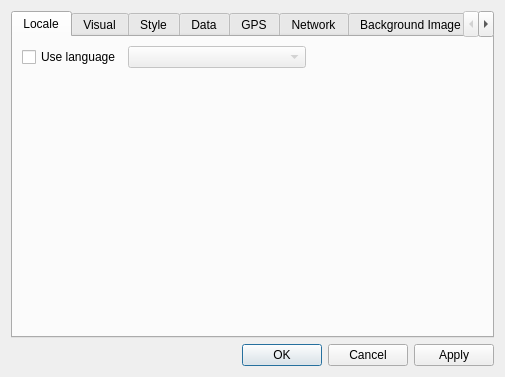
<ui version="4.0" >
 <author>Chris Browet</author>
 <class>PreferencesDialog</class>
 <widget class="QDialog" name="PreferencesDialog" >
  <property name="geometry" >
   <rect>
    <x>0</x>
    <y>0</y>
    <width>505</width>
    <height>357</height>
   </rect>
  </property>
  <property name="windowTitle" >
   <string>Preferences</string>
  </property>
  <layout class="QVBoxLayout" name="verticalLayout_6" >
   <item>
    <widget class="QTabWidget" name="tabPref" >
     <property name="tabPosition" >
      <enum>QTabWidget::North</enum>
     </property>
     <property name="currentIndex" >
      <number>0</number>
     </property>
     <widget class="QWidget" name="tab_7" >
      <attribute name="title" >
       <string>Locale</string>
      </attribute>
      <layout class="QVBoxLayout" name="verticalLayout" >
       <item>
        <layout class="QHBoxLayout" name="horizontalLayout_2" >
         <item>
          <widget class="QCheckBox" name="SelectLanguage" >
           <property name="text" >
            <string>Use language</string>
           </property>
          </widget>
         </item>
         <item>
          <widget class="QComboBox" name="Language" >
           <property name="enabled" >
            <bool>false</bool>
           </property>
           <property name="sizePolicy" >
            <sizepolicy vsizetype="Fixed" hsizetype="Expanding" >
             <horstretch>0</horstretch>
             <verstretch>0</verstretch>
            </sizepolicy>
           </property>
          </widget>
         </item>
         <item>
          <spacer name="horizontalSpacer" >
           <property name="orientation" >
            <enum>Qt::Horizontal</enum>
           </property>
           <property name="sizeHint" stdset="0" >
            <size>
             <width>40</width>
             <height>20</height>
            </size>
           </property>
          </spacer>
         </item>
        </layout>
       </item>
       <item>
        <spacer name="verticalSpacer_3" >
         <property name="orientation" >
          <enum>Qt::Vertical</enum>
         </property>
         <property name="sizeHint" stdset="0" >
          <size>
           <width>174</width>
           <height>234</height>
          </size>
         </property>
        </spacer>
       </item>
      </layout>
     </widget>
     <widget class="QWidget" name="tab_4" >
      <property name="geometry" >
       <rect>
        <x>0</x>
        <y>0</y>
        <width>483</width>
        <height>283</height>
       </rect>
      </property>
      <attribute name="title" >
       <string>Visual</string>
      </attribute>
      <layout class="QVBoxLayout" name="verticalLayout_3" >
       <item>
        <widget class="QGroupBox" name="grpGeneral" >
         <property name="title" >
          <string>General</string>
         </property>
         <layout class="QVBoxLayout" >
          <item>
           <layout class="QHBoxLayout" >
            <item>
             <widget class="QLabel" name="label_5" >
              <property name="text" >
               <string>Zoom Out/in (%)</string>
              </property>
             </widget>
            </item>
            <item>
             <widget class="QSpinBox" name="sbZoomOutPerc" />
            </item>
            <item>
             <widget class="QSpinBox" name="sbZoomInPerc" >
              <property name="minimum" >
               <number>100</number>
              </property>
              <property name="maximum" >
               <number>1000</number>
              </property>
             </widget>
            </item>
           </layout>
          </item>
          <item>
           <layout class="QHBoxLayout" >
            <item>
             <widget class="QLabel" name="label_9" >
              <property name="text" >
               <string>Opacity low/high</string>
              </property>
             </widget>
            </item>
            <item>
             <widget class="QDoubleSpinBox" name="sbAlphaLow" >
              <property name="maximum" >
               <double>1.000000000000000</double>
              </property>
              <property name="singleStep" >
               <double>0.100000000000000</double>
              </property>
             </widget>
            </item>
            <item>
             <widget class="QDoubleSpinBox" name="sbAlphaHigh" >
              <property name="maximum" >
               <double>1.000000000000000</double>
              </property>
              <property name="singleStep" >
               <double>0.100000000000000</double>
              </property>
             </widget>
            </item>
           </layout>
          </item>
         </layout>
        </widget>
       </item>
       <item>
        <widget class="QGroupBox" name="groupBox_2" >
         <property name="title" >
          <string>Colors</string>
         </property>
         <layout class="QGridLayout" name="gridLayout" >
          <item row="0" column="0" >
           <widget class="QLabel" name="label_8" >
            <property name="text" >
             <string>Background</string>
            </property>
           </widget>
          </item>
          <item row="0" column="1" >
           <widget class="QLabel" name="label_19" >
            <property name="text" >
             <string>Hover</string>
            </property>
           </widget>
          </item>
          <item row="0" column="2" >
           <widget class="QLabel" name="label_20" >
            <property name="text" >
             <string>Focus</string>
            </property>
           </widget>
          </item>
          <item row="0" column="3" >
           <widget class="QLabel" name="label_21" >
            <property name="text" >
             <string>Relations</string>
            </property>
           </widget>
          </item>
          <item row="1" column="0" >
           <widget class="QToolButton" name="btBgColor" >
            <property name="minimumSize" >
             <size>
              <width>45</width>
              <height>25</height>
             </size>
            </property>
            <property name="text" >
             <string>...</string>
            </property>
            <property name="iconSize" >
             <size>
              <width>40</width>
              <height>20</height>
             </size>
            </property>
           </widget>
          </item>
          <item row="1" column="1" >
           <widget class="QToolButton" name="btHoverColor" >
            <property name="minimumSize" >
             <size>
              <width>45</width>
              <height>25</height>
             </size>
            </property>
            <property name="text" >
             <string>...</string>
            </property>
            <property name="iconSize" >
             <size>
              <width>40</width>
              <height>20</height>
             </size>
            </property>
           </widget>
          </item>
          <item row="1" column="2" >
           <widget class="QToolButton" name="btFocusColor" >
            <property name="minimumSize" >
             <size>
              <width>45</width>
              <height>25</height>
             </size>
            </property>
            <property name="text" >
             <string>...</string>
            </property>
            <property name="iconSize" >
             <size>
              <width>40</width>
              <height>20</height>
             </size>
            </property>
           </widget>
          </item>
          <item row="1" column="3" >
           <widget class="QToolButton" name="btRelationsColor" >
            <property name="minimumSize" >
             <size>
              <width>45</width>
              <height>25</height>
             </size>
            </property>
            <property name="text" >
             <string>...</string>
            </property>
            <property name="iconSize" >
             <size>
              <width>40</width>
              <height>20</height>
             </size>
            </property>
           </widget>
          </item>
         </layout>
        </widget>
       </item>
       <item>
        <widget class="QGroupBox" name="grpProjection" >
         <property name="title" >
          <string>Projection</string>
         </property>
         <layout class="QHBoxLayout" >
          <item>
           <widget class="QLabel" name="label_7" >
            <property name="text" >
             <string>Select Projection</string>
            </property>
           </widget>
          </item>
          <item>
           <widget class="QComboBox" name="cbProjection" />
          </item>
         </layout>
        </widget>
       </item>
       <item>
        <spacer>
         <property name="orientation" >
          <enum>Qt::Vertical</enum>
         </property>
         <property name="sizeHint" stdset="0" >
          <size>
           <width>20</width>
           <height>40</height>
          </size>
         </property>
        </spacer>
       </item>
      </layout>
     </widget>
     <widget class="QWidget" name="tab_5" >
      <property name="geometry" >
       <rect>
        <x>0</x>
        <y>0</y>
        <width>483</width>
        <height>283</height>
       </rect>
      </property>
      <attribute name="title" >
       <string>Style</string>
      </attribute>
      <layout class="QVBoxLayout" name="verticalLayout_4" >
       <item>
        <widget class="QGroupBox" name="MapStyle" >
         <property name="title" >
          <string>Map style</string>
         </property>
         <layout class="QVBoxLayout" name="_2" >
          <item>
           <layout class="QHBoxLayout" name="_3" >
            <item>
             <widget class="QRadioButton" name="StyleBuiltin" >
              <property name="text" >
               <string>Built-in</string>
              </property>
             </widget>
            </item>
            <item>
             <widget class="QComboBox" name="cbStyles" >
              <property name="sizePolicy" >
               <sizepolicy vsizetype="Fixed" hsizetype="MinimumExpanding" >
                <horstretch>0</horstretch>
                <verstretch>0</verstretch>
               </sizepolicy>
              </property>
             </widget>
            </item>
           </layout>
          </item>
          <item>
           <layout class="QHBoxLayout" name="_4" >
            <item>
             <widget class="QRadioButton" name="StyleCustom" >
              <property name="text" >
               <string>Custom</string>
              </property>
             </widget>
            </item>
            <item>
             <widget class="QLineEdit" name="CustomStyleName" >
              <property name="enabled" >
               <bool>false</bool>
              </property>
             </widget>
            </item>
            <item>
             <widget class="QPushButton" name="BrowseStyle" >
              <property name="enabled" >
               <bool>false</bool>
              </property>
              <property name="maximumSize" >
               <size>
                <width>30</width>
                <height>16777215</height>
               </size>
              </property>
              <property name="text" >
               <string>...</string>
              </property>
             </widget>
            </item>
           </layout>
          </item>
          <item>
           <widget class="QCheckBox" name="cbDisableStyleForTracks" >
            <property name="text" >
             <string>Disable styles for track layers</string>
            </property>
           </widget>
          </item>
         </layout>
        </widget>
       </item>
       <item>
        <spacer name="verticalSpacer" >
         <property name="orientation" >
          <enum>Qt::Vertical</enum>
         </property>
         <property name="sizeHint" stdset="0" >
          <size>
           <width>20</width>
           <height>40</height>
          </size>
         </property>
        </spacer>
       </item>
      </layout>
     </widget>
     <widget class="QWidget" name="tab_3" >
      <property name="geometry" >
       <rect>
        <x>0</x>
        <y>0</y>
        <width>483</width>
        <height>283</height>
       </rect>
      </property>
      <attribute name="title" >
       <string>Data</string>
      </attribute>
      <layout class="QVBoxLayout" name="verticalLayout_2" >
       <item>
        <widget class="QGroupBox" name="grpOSM" >
         <property name="minimumSize" >
          <size>
           <width>0</width>
           <height>0</height>
          </size>
         </property>
         <property name="title" >
          <string>OSM</string>
         </property>
         <layout class="QVBoxLayout" >
          <item>
           <layout class="QGridLayout" >
            <item row="0" column="0" >
             <widget class="QLabel" name="label_12" >
              <property name="text" >
               <string>Website:</string>
              </property>
             </widget>
            </item>
            <item row="0" column="1" >
             <widget class="QLineEdit" name="edOsmUrl" />
            </item>
            <item row="1" column="0" >
             <widget class="QLabel" name="label_14" >
              <property name="text" >
               <string>Username:</string>
              </property>
             </widget>
            </item>
            <item row="1" column="1" >
             <widget class="QLineEdit" name="edOsmUser" />
            </item>
            <item row="2" column="0" >
             <widget class="QLabel" name="label_13" >
              <property name="text" >
               <string>Password:</string>
              </property>
             </widget>
            </item>
            <item row="2" column="1" >
             <widget class="QLineEdit" name="edOsmPwd" >
              <property name="echoMode" >
               <enum>QLineEdit::Password</enum>
              </property>
             </widget>
            </item>
           </layout>
          </item>
          <item>
           <widget class="QCheckBox" name="bbUse06Api" >
            <property name="text" >
             <string>Use 0.6 API (only takes effect after program restart!)</string>
            </property>
           </widget>
          </item>
         </layout>
        </widget>
       </item>
       <item>
        <widget class="QGroupBox" name="gb_Documents" >
         <property name="title" >
          <string>Documents</string>
         </property>
         <layout class="QVBoxLayout" >
          <item>
           <widget class="QCheckBox" name="cbAutoSaveDoc" >
            <property name="text" >
             <string>Autosave documents after upload</string>
            </property>
           </widget>
          </item>
         </layout>
        </widget>
       </item>
       <item>
        <widget class="QGroupBox" name="gb_Tracks" >
         <property name="title" >
          <string>Tracks</string>
         </property>
         <layout class="QVBoxLayout" >
          <item>
           <widget class="QCheckBox" name="cbAutoExtractTracks" >
            <property name="text" >
             <string>Automatically extract tracks on open</string>
            </property>
           </widget>
          </item>
         </layout>
        </widget>
       </item>
       <item>
        <spacer>
         <property name="orientation" >
          <enum>Qt::Vertical</enum>
         </property>
         <property name="sizeHint" stdset="0" >
          <size>
           <width>20</width>
           <height>0</height>
          </size>
         </property>
        </spacer>
       </item>
      </layout>
     </widget>
     <widget class="QWidget" name="tab_6" >
      <property name="geometry" >
       <rect>
        <x>0</x>
        <y>0</y>
        <width>483</width>
        <height>283</height>
       </rect>
      </property>
      <attribute name="title" >
       <string>GPS</string>
      </attribute>
      <layout class="QVBoxLayout" name="verticalLayout_5" >
       <item>
        <layout class="QHBoxLayout" name="horizontalLayout" >
         <item>
          <widget class="QLabel" name="label_11" >
           <property name="text" >
            <string>Serial port</string>
           </property>
          </widget>
         </item>
         <item>
          <widget class="QLineEdit" name="edGpsPort" />
         </item>
        </layout>
       </item>
       <item>
        <layout class="QHBoxLayout" name="_5" >
         <item>
          <widget class="QCheckBox" name="cbGgpsSaveLog" >
           <property name="text" >
            <string>Save NMEA log</string>
           </property>
          </widget>
         </item>
         <item>
          <widget class="QLineEdit" name="edGpsLogDir" >
           <property name="enabled" >
            <bool>false</bool>
           </property>
          </widget>
         </item>
         <item>
          <widget class="QPushButton" name="btGpsLogDirBrowse" >
           <property name="enabled" >
            <bool>false</bool>
           </property>
           <property name="maximumSize" >
            <size>
             <width>30</width>
             <height>16777215</height>
            </size>
           </property>
           <property name="text" >
            <string>...</string>
           </property>
           <property name="iconSize" >
            <size>
             <width>8</width>
             <height>8</height>
            </size>
           </property>
          </widget>
         </item>
        </layout>
       </item>
       <item>
        <widget class="QCheckBox" name="cbGpsSyncTime" >
         <property name="enabled" >
          <bool>false</bool>
         </property>
         <property name="text" >
          <string>Set system time to GPS</string>
         </property>
        </widget>
       </item>
       <item>
        <spacer name="verticalSpacer_2" >
         <property name="orientation" >
          <enum>Qt::Vertical</enum>
         </property>
         <property name="sizeHint" stdset="0" >
          <size>
           <width>20</width>
           <height>40</height>
          </size>
         </property>
        </spacer>
       </item>
      </layout>
     </widget>
     <widget class="QWidget" name="tab" >
      <property name="geometry" >
       <rect>
        <x>0</x>
        <y>0</y>
        <width>483</width>
        <height>283</height>
       </rect>
      </property>
      <attribute name="title" >
       <string>Network</string>
      </attribute>
      <layout class="QVBoxLayout" >
       <item>
        <widget class="QGroupBox" name="groupBox" >
         <property name="title" >
          <string>Proxy settings</string>
         </property>
         <layout class="QGridLayout" >
          <item row="0" column="0" colspan="2" >
           <widget class="QCheckBox" name="bbUseProxy" >
            <property name="text" >
             <string>Use Proxy</string>
            </property>
           </widget>
          </item>
          <item row="1" column="0" >
           <widget class="QLabel" name="label" >
            <property name="text" >
             <string>Host:</string>
            </property>
           </widget>
          </item>
          <item row="1" column="1" >
           <widget class="QLineEdit" name="edProxyHost" >
            <property name="enabled" >
             <bool>false</bool>
            </property>
            <property name="maximumSize" >
             <size>
              <width>16777215</width>
              <height>16777215</height>
             </size>
            </property>
           </widget>
          </item>
          <item row="2" column="0" >
           <widget class="QLabel" name="label_2" >
            <property name="text" >
             <string>Port:</string>
            </property>
           </widget>
          </item>
          <item row="2" column="1" >
           <widget class="QLineEdit" name="edProxyPort" >
            <property name="enabled" >
             <bool>false</bool>
            </property>
            <property name="maximumSize" >
             <size>
              <width>50</width>
              <height>16777215</height>
             </size>
            </property>
           </widget>
          </item>
         </layout>
        </widget>
       </item>
       <item>
        <spacer>
         <property name="orientation" >
          <enum>Qt::Vertical</enum>
         </property>
         <property name="sizeHint" stdset="0" >
          <size>
           <width>20</width>
           <height>0</height>
          </size>
         </property>
        </spacer>
       </item>
      </layout>
     </widget>
     <widget class="QWidget" name="tab_2" >
      <property name="geometry" >
       <rect>
        <x>0</x>
        <y>0</y>
        <width>483</width>
        <height>283</height>
       </rect>
      </property>
      <attribute name="title" >
       <string>Background Image</string>
      </attribute>
      <layout class="QVBoxLayout" >
       <item>
        <widget class="QGroupBox" name="grpCaching" >
         <property name="title" >
          <string>Tiles Caching</string>
         </property>
         <layout class="QGridLayout" >
          <item row="0" column="0" >
           <widget class="QLabel" name="label_3" >
            <property name="text" >
             <string>Cache directory</string>
            </property>
           </widget>
          </item>
          <item row="0" column="1" >
           <widget class="QLineEdit" name="edCacheDir" />
          </item>
          <item row="1" column="0" >
           <widget class="QLabel" name="label_15" >
            <property name="text" >
             <string>Cache size (in Mb; 0 to disable)</string>
            </property>
           </widget>
          </item>
          <item row="1" column="1" >
           <widget class="QSpinBox" name="sbCacheSize" />
          </item>
         </layout>
        </widget>
       </item>
       <item>
        <layout class="QGridLayout" >
         <item row="0" column="0" >
          <widget class="QGroupBox" name="groupBox_3" >
           <property name="title" >
            <string>Map Adapter</string>
           </property>
           <layout class="QHBoxLayout" >
            <item>
             <widget class="QLabel" name="label_4" >
              <property name="maximumSize" >
               <size>
                <width>16777215</width>
                <height>16777215</height>
               </size>
              </property>
              <property name="text" >
               <string>Select Adapter:</string>
              </property>
              <property name="buddy" >
               <cstring>cbMapAdapter</cstring>
              </property>
             </widget>
            </item>
            <item>
             <widget class="QComboBox" name="cbMapAdapter" />
            </item>
            <item>
             <widget class="QPushButton" name="btAdapterSetup" >
              <property name="text" >
               <string>Setup...</string>
              </property>
             </widget>
            </item>
           </layout>
          </widget>
         </item>
        </layout>
       </item>
       <item>
        <spacer>
         <property name="orientation" >
          <enum>Qt::Vertical</enum>
         </property>
         <property name="sizeType" >
          <enum>QSizePolicy::Expanding</enum>
         </property>
         <property name="sizeHint" stdset="0" >
          <size>
           <width>0</width>
           <height>0</height>
          </size>
         </property>
        </spacer>
       </item>
      </layout>
     </widget>
     <widget class="QWidget" name="tabTools" >
      <property name="geometry" >
       <rect>
        <x>0</x>
        <y>0</y>
        <width>483</width>
        <height>283</height>
       </rect>
      </property>
      <attribute name="title" >
       <string>Tools</string>
      </attribute>
      <layout class="QHBoxLayout" >
       <item>
        <widget class="QListWidget" name="lvTools" />
       </item>
       <item>
        <widget class="Line" name="line" >
         <property name="orientation" >
          <enum>Qt::Vertical</enum>
         </property>
        </widget>
       </item>
       <item>
        <layout class="QVBoxLayout" >
         <item>
          <widget class="QLabel" name="label_10" >
           <property name="text" >
            <string>Name:</string>
           </property>
          </widget>
         </item>
         <item>
          <widget class="QLineEdit" name="edToolName" />
         </item>
         <item>
          <widget class="QLabel" name="label_6" >
           <property name="text" >
            <string>Path:</string>
           </property>
           <property name="buddy" >
            <cstring>edToolPath</cstring>
           </property>
          </widget>
         </item>
         <item>
          <layout class="QHBoxLayout" >
           <item>
            <widget class="QLineEdit" name="edToolPath" />
           </item>
           <item>
            <widget class="QPushButton" name="btBrowse" >
             <property name="sizePolicy" >
              <sizepolicy vsizetype="Fixed" hsizetype="Fixed" >
               <horstretch>0</horstretch>
               <verstretch>0</verstretch>
              </sizepolicy>
             </property>
             <property name="maximumSize" >
              <size>
               <width>30</width>
               <height>16777215</height>
              </size>
             </property>
             <property name="text" >
              <string>...</string>
             </property>
            </widget>
           </item>
          </layout>
         </item>
         <item>
          <spacer>
           <property name="orientation" >
            <enum>Qt::Vertical</enum>
           </property>
           <property name="sizeHint" stdset="0" >
            <size>
             <width>201</width>
             <height>20</height>
            </size>
           </property>
          </spacer>
         </item>
         <item>
          <widget class="QPushButton" name="btApplyTool" >
           <property name="text" >
            <string>Apply</string>
           </property>
          </widget>
         </item>
         <item>
          <widget class="QPushButton" name="btAddTool" >
           <property name="text" >
            <string>Add</string>
           </property>
          </widget>
         </item>
         <item>
          <widget class="QPushButton" name="btDelTool" >
           <property name="text" >
            <string>Remove</string>
           </property>
          </widget>
         </item>
        </layout>
       </item>
      </layout>
     </widget>
    </widget>
   </item>
   <item>
    <widget class="QDialogButtonBox" name="buttonBox" >
     <property name="maximumSize" >
      <size>
       <width>900</width>
       <height>700</height>
      </size>
     </property>
     <property name="orientation" >
      <enum>Qt::Horizontal</enum>
     </property>
     <property name="standardButtons" >
      <set>QDialogButtonBox::Apply|QDialogButtonBox::Cancel|QDialogButtonBox::Ok</set>
     </property>
    </widget>
   </item>
  </layout>
 </widget>
 <tabstops>
  <tabstop>edOsmUrl</tabstop>
  <tabstop>edOsmUser</tabstop>
  <tabstop>edOsmPwd</tabstop>
  <tabstop>bbUseProxy</tabstop>
  <tabstop>edProxyHost</tabstop>
  <tabstop>edProxyPort</tabstop>
  <tabstop>buttonBox</tabstop>
 </tabstops>
 <resources/>
 <connections>
  <connection>
   <sender>buttonBox</sender>
   <signal>rejected()</signal>
   <receiver>PreferencesDialog</receiver>
   <slot>reject()</slot>
   <hints>
    <hint type="sourcelabel" >
     <x>322</x>
     <y>341</y>
    </hint>
    <hint type="destinationlabel" >
     <x>286</x>
     <y>274</y>
    </hint>
   </hints>
  </connection>
  <connection>
   <sender>bbUseProxy</sender>
   <signal>toggled(bool)</signal>
   <receiver>edProxyHost</receiver>
   <slot>setEnabled(bool)</slot>
   <hints>
    <hint type="sourcelabel" >
     <x>208</x>
     <y>61</y>
    </hint>
    <hint type="destinationlabel" >
     <x>272</x>
     <y>86</y>
    </hint>
   </hints>
  </connection>
  <connection>
   <sender>bbUseProxy</sender>
   <signal>toggled(bool)</signal>
   <receiver>edProxyPort</receiver>
   <slot>setEnabled(bool)</slot>
   <hints>
    <hint type="sourcelabel" >
     <x>208</x>
     <y>61</y>
    </hint>
    <hint type="destinationlabel" >
     <x>108</x>
     <y>112</y>
    </hint>
   </hints>
  </connection>
  <connection>
   <sender>cbGgpsSaveLog</sender>
   <signal>toggled(bool)</signal>
   <receiver>edGpsLogDir</receiver>
   <slot>setEnabled(bool)</slot>
   <hints>
    <hint type="sourcelabel" >
     <x>37</x>
     <y>77</y>
    </hint>
    <hint type="destinationlabel" >
     <x>157</x>
     <y>87</y>
    </hint>
   </hints>
  </connection>
  <connection>
   <sender>cbGgpsSaveLog</sender>
   <signal>toggled(bool)</signal>
   <receiver>btGpsLogDirBrowse</receiver>
   <slot>setEnabled(bool)</slot>
   <hints>
    <hint type="sourcelabel" >
     <x>41</x>
     <y>84</y>
    </hint>
    <hint type="destinationlabel" >
     <x>560</x>
     <y>90</y>
    </hint>
   </hints>
  </connection>
  <connection>
   <sender>SelectLanguage</sender>
   <signal>toggled(bool)</signal>
   <receiver>Language</receiver>
   <slot>setEnabled(bool)</slot>
   <hints>
    <hint type="sourcelabel" >
     <x>73</x>
     <y>66</y>
    </hint>
    <hint type="destinationlabel" >
     <x>184</x>
     <y>67</y>
    </hint>
   </hints>
  </connection>
 </connections>
</ui>
